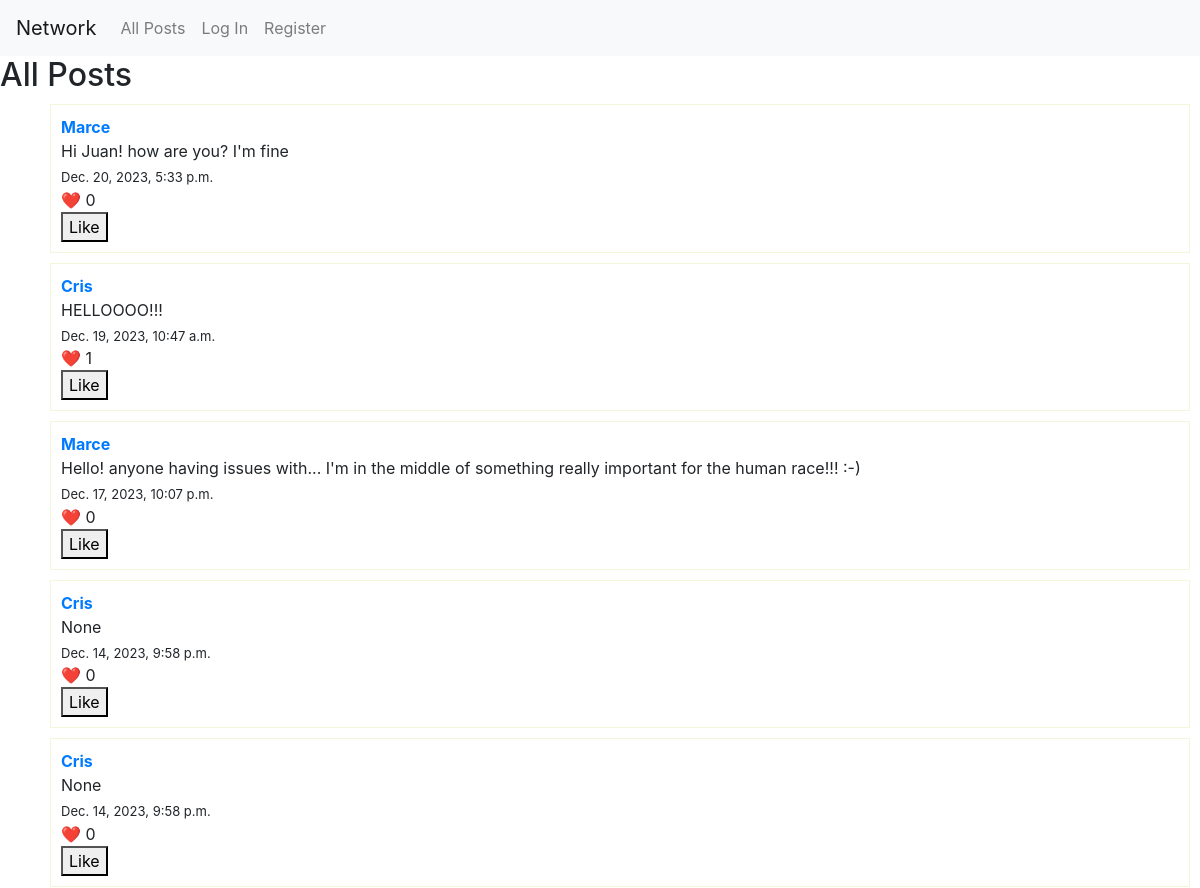
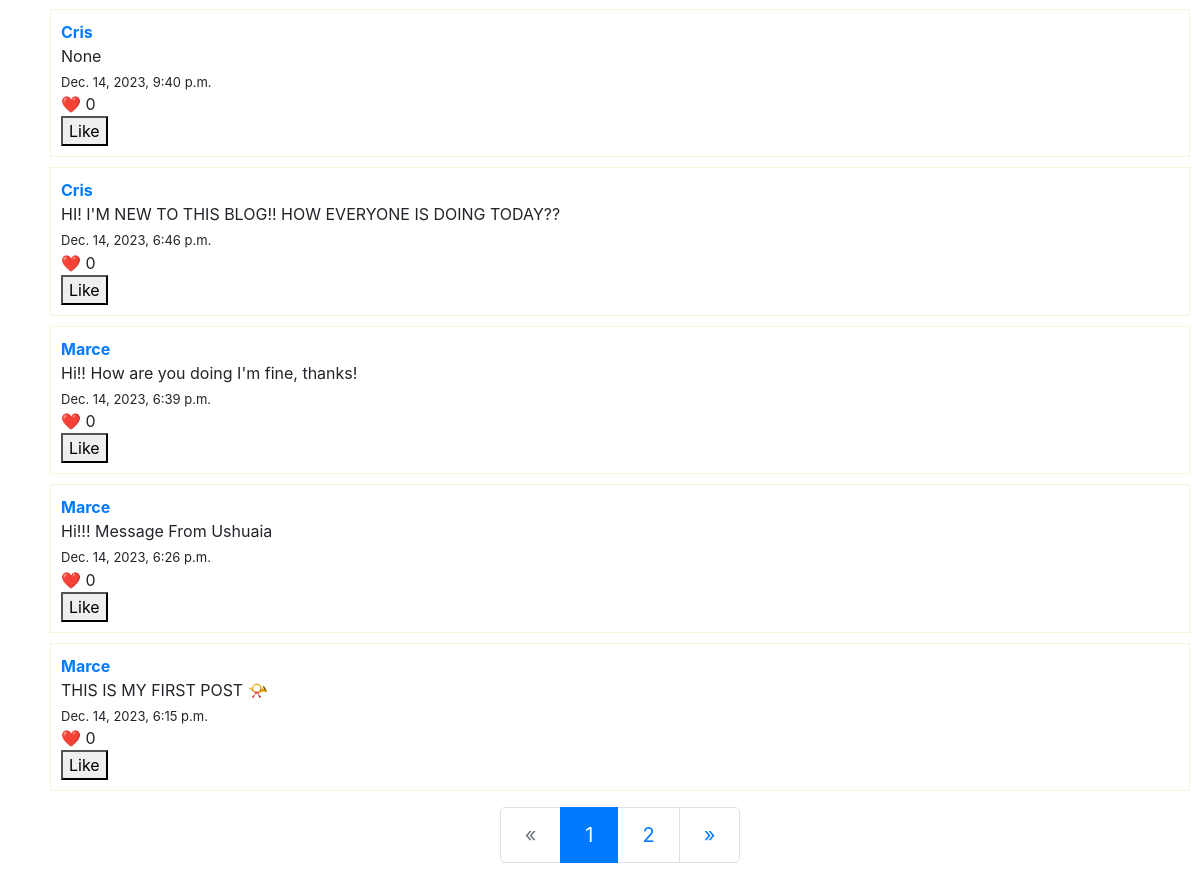
/posts, run on an earlier commit of the app's database (2 pictures, top to bottom).
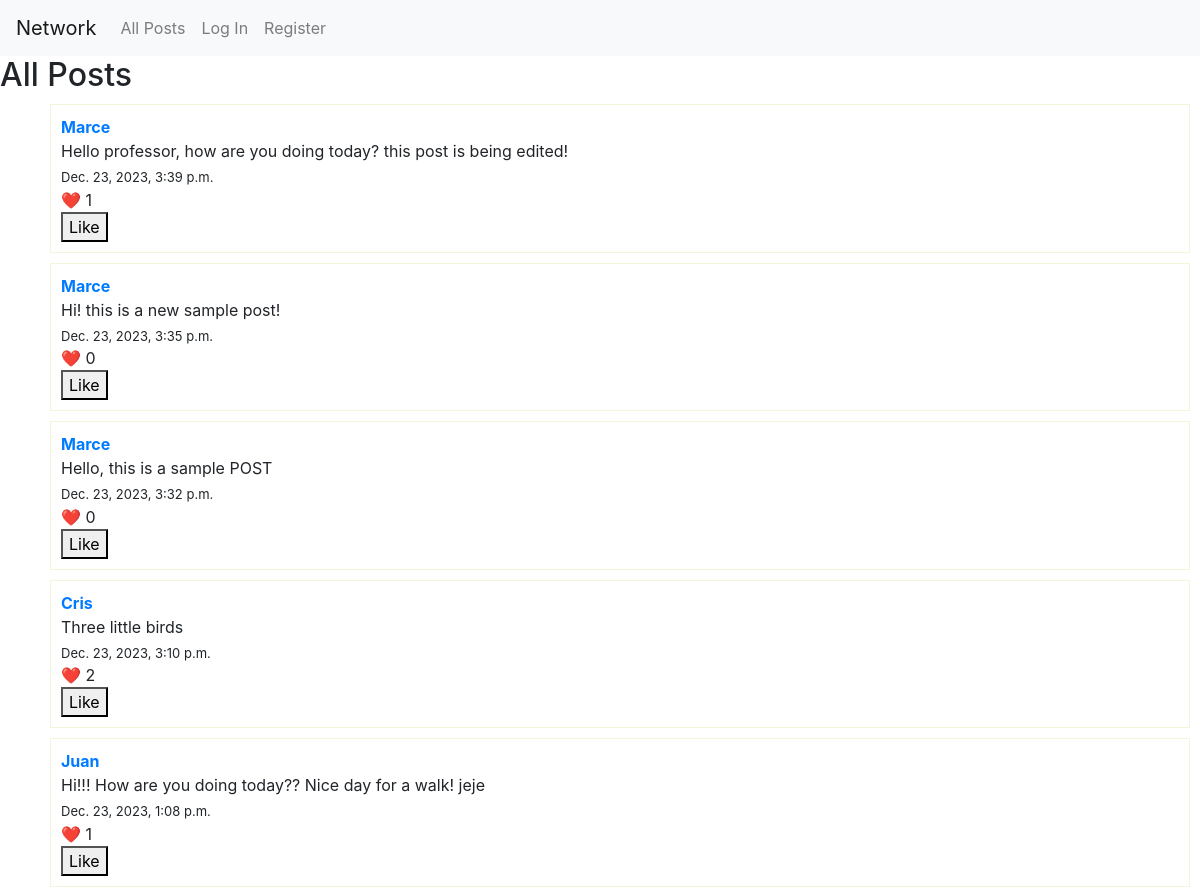
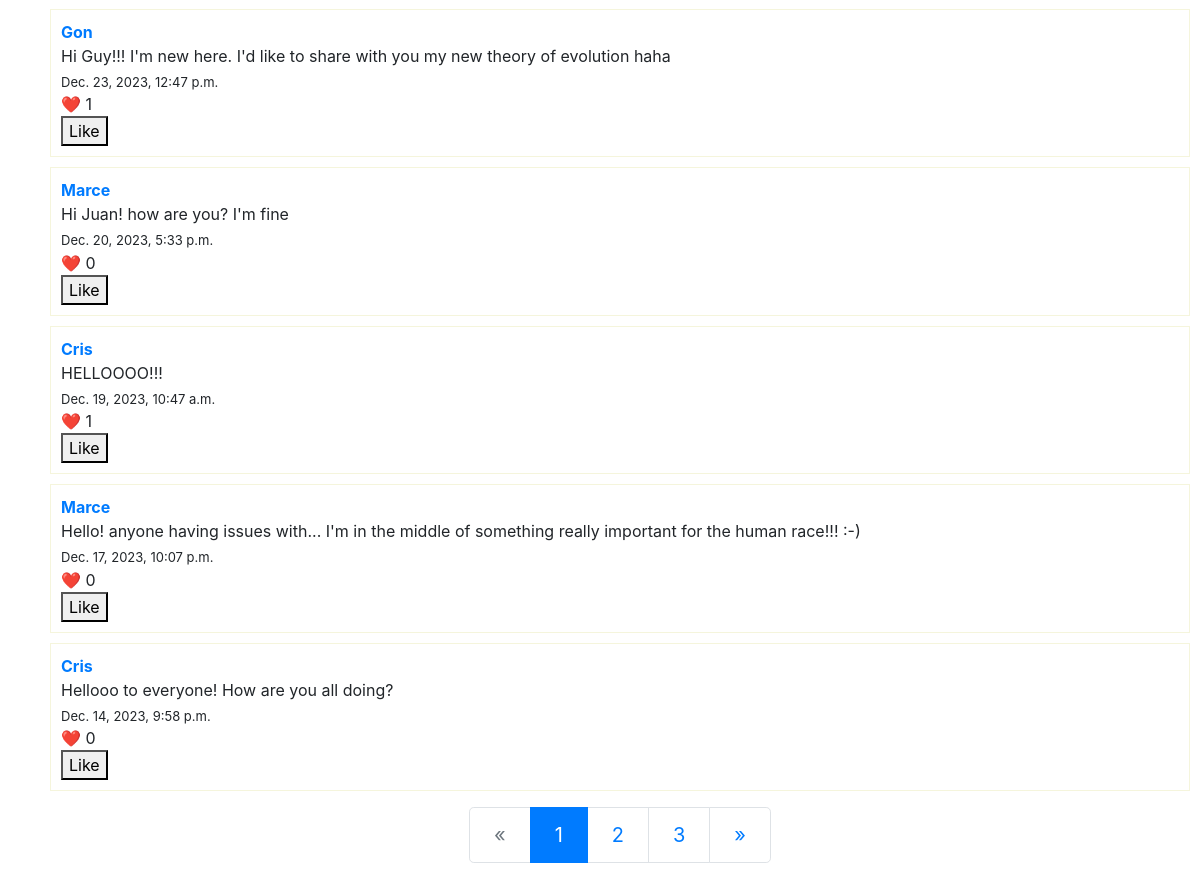
And on a later commit of the database (2 pictures, top to bottom).
### network/models.py (models this page shows, shortened)
class Post(models.Model):
    post = models.CharField(max_length=280, null=True, blank=True)
    created_by = models.ForeignKey(User, on_delete=models.CASCADE)
    created_date = models.DateTimeField(auto_now_add=True)
    likes = models.ManyToManyField(User, blank=True, related_name="liked_user", verbose_name="Likes")

class User(AbstractUser):
    pass
    def __str__(self):
        return f"{self.username}"

### network/views.py (the view)
# urls.py: path("posts", views.all_posts, name="allposts"),
def all_posts(request):
    posts = Post.objects.all().order_by('-created_date')
    paginator = Paginator(posts, 10)
    if request.GET.get("page") != None:
        try:
            posts = paginator.page(request.GET.get("page"))
        except:
            posts = paginator.page(1)
    else:
        posts = paginator.page(1)
    return render(request, 'network/allposts.html', {'posts': posts})

### network/templates/network/allposts.html (shortened to what this page needs)
{% extends "network/layout.html" %}
{% block body %}
<h2>All Posts</h2>
<ul style="list-style-type: none;">
    {% for post in posts %}
    <div style="border: 1px solid beige; margin:10px; padding: 10px">
        <div style="display: flex; align-items: center;">
            <li style="margin-right: 10px;">
                <a href="{% url 'network:profile' username=post.created_by.username %}" style="text-decoration: none;">
                    <strong>{{ post.created_by }}</strong>
                </a>
            </li>
        </div>
        <li>{{ post.post }}</li>
        <li  style="margin-top: 5px; font-size: small">{{ post.created_date }}</li>
        <li id="likes-count-{{ post.id }}">❤️ {{ post.likes.count }} </li>
        <form class="like-form" method="post" action="{% url 'network:like_post' post_id=post.id %}">
            <button type="submit" id="like-button-{{ post.id }}">
                {% if user in post.likes.all %}
                Unlike
                {% else %}
                Like
                {% endif %}
            </button>
        </form>
    </div>
    {% endfor %}
    <div class="d-flex justify-content-center my-3">
        <nav aria-label="Page navigation">
            <ul class="pagination pagination-lg">
                {% if posts.has_previous %}
                <li class="page-item">
                    <a class="page-link" href="?page={{ posts.previous_page_number }}" aria-label="Previous">
                        <span aria-hidden="true">&laquo;</span>
                        <span class="sr-only">Previous</span>
                    </a>
                </li>
                {% else %}
                <li class="page-item disabled">
                    <a class="page-link" href="#" aria-label="Previous">
                        <span aria-hidden="true">&laquo;</span>
                    </a>
                </li>
                {% endif %}
                {% for i in posts.paginator.page_range %}
                <li class="page-item {% if i == posts.number %}active{% endif %}">
                    <a class="page-link" href="?page={{ i }}">{{ i }}</a>
                </li>
                {% endfor %}
                {% if posts.has_next %}
                <li class="page-item">
                    <a class="page-link" href="?page={{ posts.next_page_number }}" aria-label="Next">
                        <span aria-hidden="true">&raquo;</span>
                    </a>
                </li>
                {% endif %}
            </ul>
        </nav>
    </div>
</ul>
{% endblock %}

What changed in the data, as far as the page shows it:
no longer on this page (row edited): Post: created_by "Cris", post "None", created_date "Dec. 14, 2023, 9:58 p.m.", likes.count "0", shows "Like"
no longer on this page (row unchanged): Post: created_by "Cris", post "None", created_date "Dec. 14, 2023, 9:40 p.m.", likes.count "0", shows "Like"
no longer on this page (row unchanged): Post: created_by "Cris", post "HI! I'M NEW TO THIS BLOG!! HOW EVERYONE IS DOING TODAY??", created_date "Dec. 14, 2023, 6:46 p.m.", likes.count "0", shows "Like"
no longer on this page (row unchanged): Post: created_by "Marce", post "Hi!! How are you doing I'm fine, thanks!", created_date "Dec. 14, 2023, 6:39 p.m.", likes.count "0", shows "Like"
no longer on this page (row unchanged): Post: created_by "Marce", post "Hi!!! Message From Ushuaia", created_date "Dec. 14, 2023, 6:26 p.m.", likes.count "0", shows "Like"
no longer on this page (row unchanged): Post: created_by "Marce", post "THIS IS MY FIRST POST 📯", created_date "Dec. 14, 2023, 6:15 p.m.", likes.count "0", shows "Like"
added Post: created_by "Marce", post "Hello professor, how are you doing today? this post is being edited!", created_date "Dec. 23, 2023, 3:39 p.m.", likes.count "1", shows "Like"
added Post: created_by "Marce", post "Hi! this is a new sample post!", created_date "Dec. 23, 2023, 3:35 p.m.", likes.count "0", shows "Like"
added Post: created_by "Marce", post "Hello, this is a sample POST", created_date "Dec. 23, 2023, 3:32 p.m.", likes.count "0", shows "Like"
added Post: created_by "Cris", post "Three little birds", created_date "Dec. 23, 2023, 3:10 p.m.", likes.count "2", shows "Like"
added Post: created_by "Juan", post "Hi!!! How are you doing today?? Nice day for a walk! jeje", created_date "Dec. 23, 2023, 1:08 p.m.", likes.count "1", shows "Like"
added Post: created_by "Gon", post "Hi Guy!!! I'm new here. I'd like to share with you my new theory of evolution haha", created_date "Dec. 23, 2023, 12:47 p.m.", likes.count "1", shows "Like"
changed Post: post "None" → "Hellooo to everyone! How are you all doing?"
Also different on the page:
new list line: "3"
